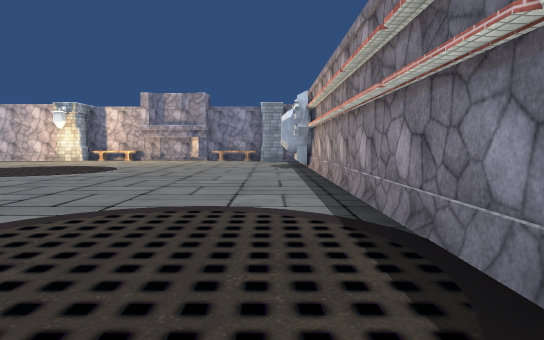
View 1 (above)

20 first-person views from a walk through a 3-D level made in the Unity game engine. The camera is 1.4 m above the floor, tilts 4° down and sees 75° across. The floor is counted in squares, 2 m on a side. Each view is taken from the middle of a square. On the plan, view 1 faces up. The plan holds only what a view shows up to about 11 squares ahead; the rest is blank. The place goes on beyond the plan. Some surface patterns are stand-ins.

View 2
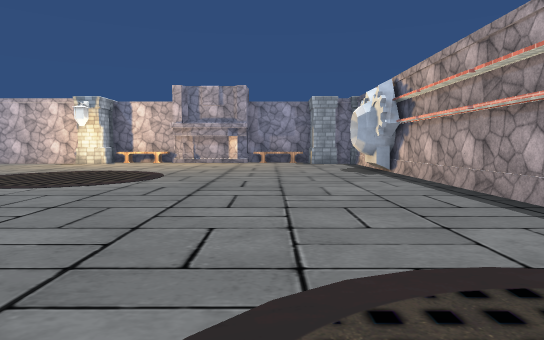

View 3
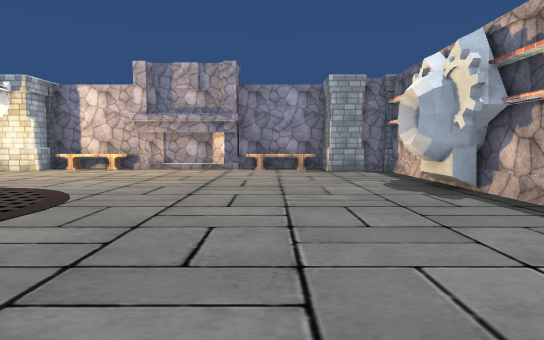

View 4
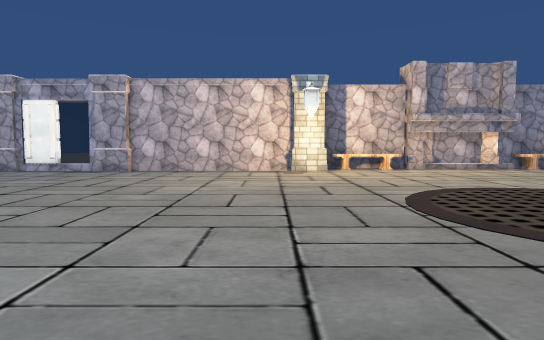

View 5
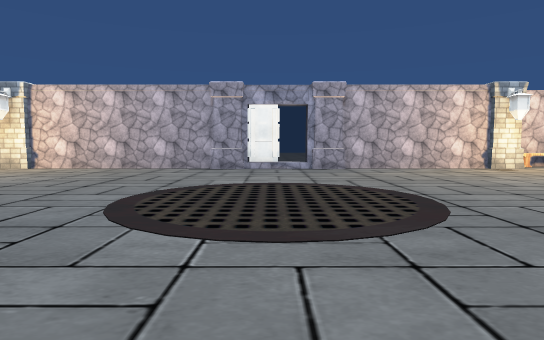

View 6
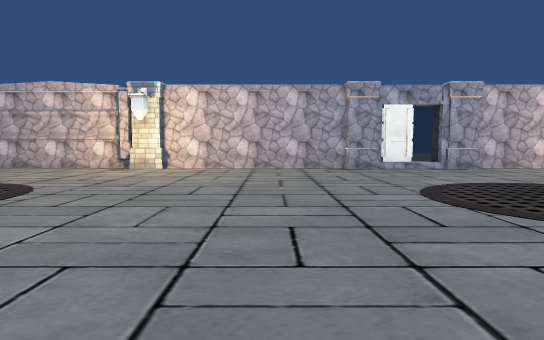

View 7
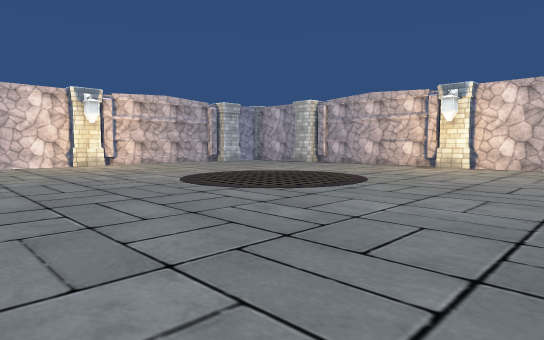

View 8
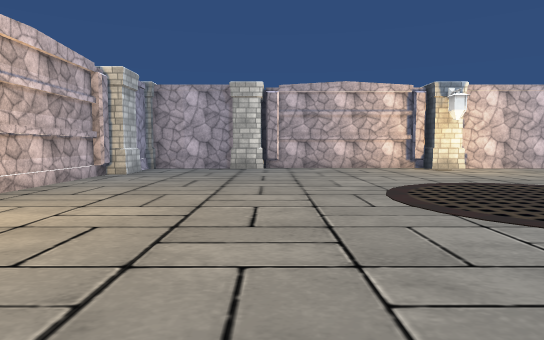

View 9
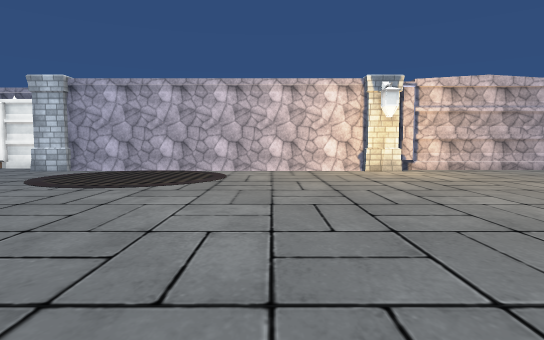

View 10
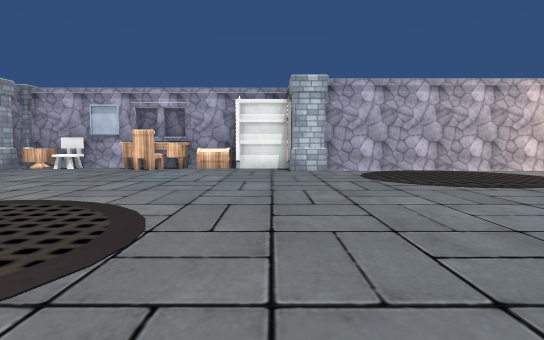

View 11
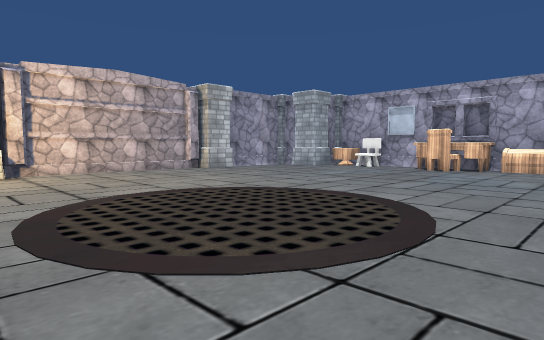

View 12
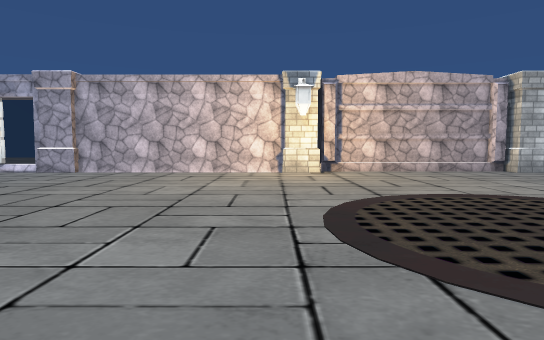

View 13
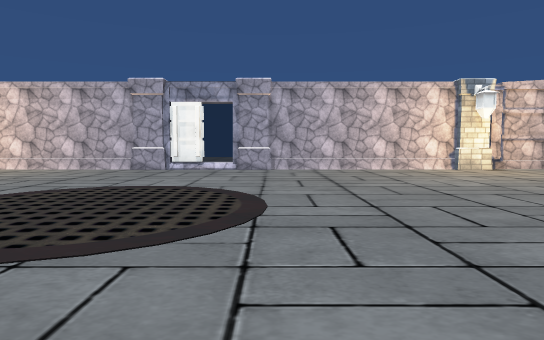

View 14
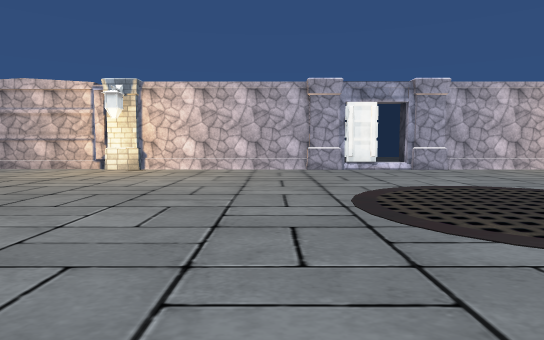

View 15
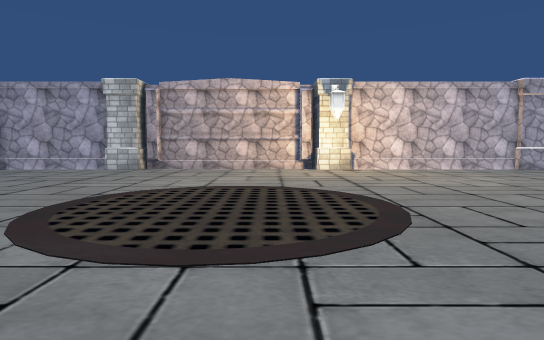

View 16
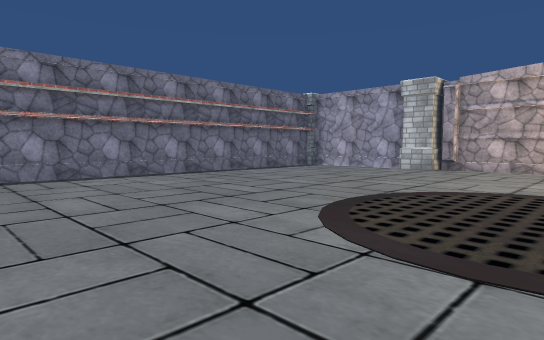

View 17
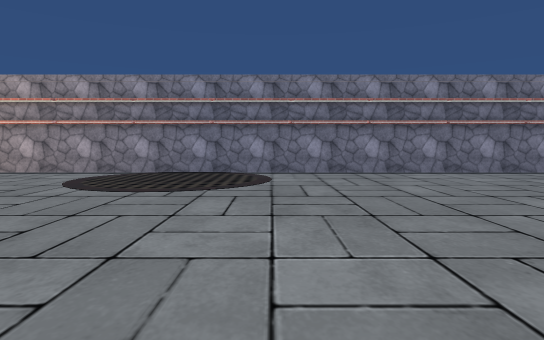

View 18
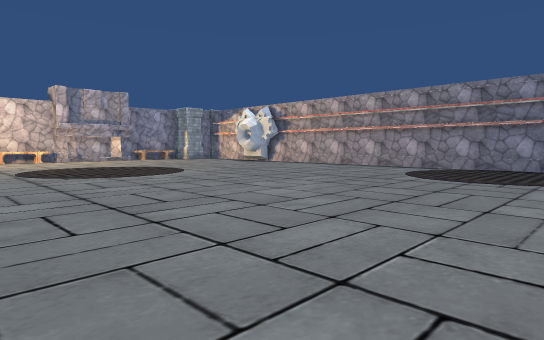

View 19
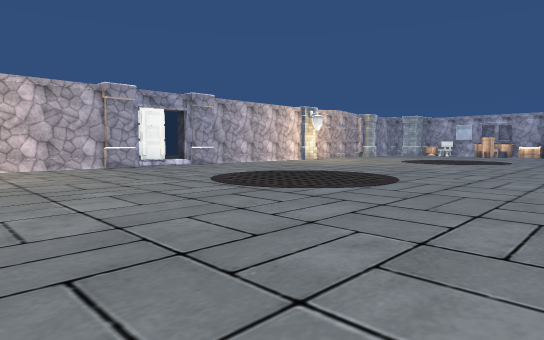

View 20
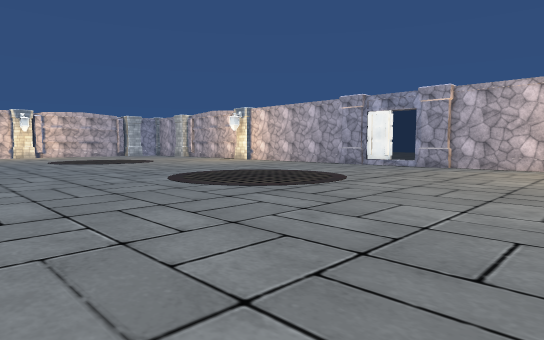

### Floor plan
Points are (right, up) in squares from view 1. A wall is a line through its corners. A room is listed if a view was taken in it or the views show most of it. See-through windows are left out.
Room 1 (views 1, 2, 3, 4, 5, 6, 7, 8, 9, 10, 11, 12, 13, 14, 15, 16, 17, 18, 19, 20)
walls: (-15, -11) (-14, -11); (-18, -11) (-16.9, -11) (-16.9, -11.9); (-16, -11.2) (-14.9, -11.2); (-17.1, -11.2) (-16.5, -11.2); (-14.1, -11.2) (-9.6, -11.2); (-16.8, 15.5) (-17.9, 15.5); (-13.8, 15.5) (-14.9, 15.5); (-14.6, 15.7) (-17, 15.7); (-17.6, 15.7) (-23.4, 15.7); (-23.2, -11.2) (-17.9, -11.2); (-9.5, 15.7) (-14, 15.7); (-7.9, -11.6) (-3.6, -11.6); (-32.7, 7.5) (-32.7, -0.6); (-33.5, -1.4) (-33.5, -3.1); (-5.9, 16.7) (-8.5, 16.7); (-33.7, -1.4) (-33.7, -3.1); (-5.2, 16.6) (-5.6, 16.4) (-6, 16.6); (-28.9, -11.6) (-24.6, -11.6); (-2.4, -11.2) (0.9, -11.2); (-3.8, 16.7) (-5.2, 16.7); (-3, 16.6) (-3.4, 16.4) (-3.8, 16.6); (-30.4, 15.7) (-32.7, 15.7) (-32.7, 14.9); (1.2, -8.4) (1.2, 11.5); (-32.7, 13.5) (-32.7, 13); (-33.9, -7.8) (-34, -8.4); (-34, -7.8) (-33.4, -7.8); (-33.1, 13.4) (-33.1, 8.6); (1.2, 13.6) (1.2, 15.7) (0.4, 15.7); (-0.5, 16.7) (-3, 16.7)
low walls: (-24.5, 16) (-29.3, 16)
objects: pillar (-34, -10); table (-34, -9); desk (-34, -6) to (-34, -5); chest (-34, -4); pillar (-33, -10); chair (-33, -6); pillar (-33, -1); pillar (-33, 8); pillar (-33, 14); pillar (-30, -11); pillar (-24, -12) to (-24, -11); other object (-9, -13) to (-9, -12); pillar (-9, -11); bench (-7, 16); pillar (-3, -12) to (-3, -11); bench (-2, 16); pillar (0, 16); gun (1, 12)

Positions as (right, up) in squares from view 1, and headings:
1: (0, 0), facing up
2: (-2, 2), facing up
3: (-2, 6), facing up
4: (-10, 6), facing up
5: (-16, 5), facing up
6: (-20, 5), facing up
7: (-20, 4), facing up-left
8: (-29, 5), facing up
9: (-23, 5), facing left
10: (-23, -2), facing left
11: (-23, -2), facing down-left
12: (-23, -2), facing down
13: (-18, -1), facing down
14: (-13, -1), facing down
15: (-7, -1), facing down
16: (-7, -1), facing down-right
17: (-8, 0), facing right
18: (-10, 0), facing up-right
19: (-10, 0), facing down-left
20: (-10, 4), facing up-left
